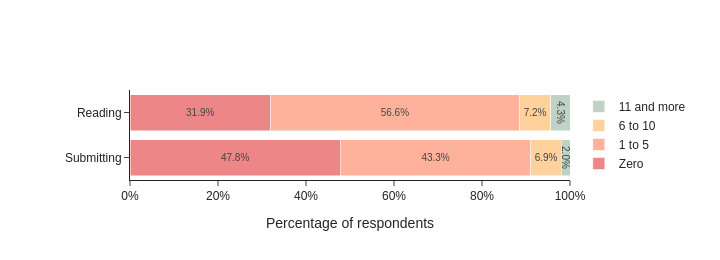

Notebook code for this chart:
### Code cell
# data
df = result_df_2.copy()
# 2. Orders
var_order = ["submitted_preprints", "read_preprints_monthly"]
value_levels = ["Zero", "1 to 5", "6 to 10", "11 and more"]

# (optional) nicer y labels
var_label_map = {
    "read_preprints_monthly": "Reading",
    "submitted_preprints": "Submitting"
}


# 3. Color palette
base_colors = [
    "#ed8687",
    "#feb29b",
    "#ffd19d",
    "#bed2c6",
    "#c9e0e5"
]
color_map = dict(zip(value_levels, base_colors[:len(value_levels)]))


# 4. Build horizontal stacked bars

fig = go.Figure()

for val in value_levels:
    t = df[df["value"] == val].copy()
    if t.empty:
        continue

    # enforce order for the two variables
    t["variable"] = pd.Categorical(t["variable"], categories=var_order, ordered=True)
    t = t.sort_values("variable")

    fig.add_bar(
        y=t["variable"].astype(str).map(var_label_map).fillna(t["variable"].astype(str)),
        x=t["percentage"] * 100,                                   
        name=val,
        marker_color=color_map[val],
        orientation="h",
        text=(t["percentage"] * 100).round(1).astype(str) + "%",
        textposition="inside",
        insidetextanchor="middle",
        textfont=dict(size=10),
        constraintext="none"
    )

# 5. Layout

fig.update_layout(
    barmode="stack",
    template="simple_white",
    height=260,
    width=720,
    font=dict(size=12, family="Arial"),
    margin=dict(l=130, r=150, t=90, b=80),

    xaxis=dict(
        title="Percentage of respondents",
        range=[0, 100],
        ticksuffix="%"
    ),

    yaxis=dict(
        title="",
        categoryorder="array",
        categoryarray=[var_label_map.get(v, v) for v in var_order]
    ),

    legend=dict(
        orientation="v",
        y=0.5,
        yanchor="middle",
        x=1.02,
        xanchor="left"
    )
)

fig.show()
#save as PDF
fig.write_image("read_submit_freq.pdf")

### Figure 1 — Plotly figure (JSON) as saved in the notebook; plotly's stock layout.template omitted (floating-point values rounded to 4 significant figures)
{"data": [{"constraintext": "none", "insidetextanchor": "middle", "marker": {"color": "#ed8687"}, "name": "Zero", "orientation": "h", "text": ["47.8%", "31.9%"], "textfont": {"size": 10}, "textposition": "inside", "type": "bar", "x": [47.81, 31.93], "y": ["Submitting", "Reading"]}, {"constraintext": "none", "insidetextanchor": "middle", "marker": {"color": "#feb29b"}, "name": "1 to 5", "orientation": "h", "text": ["43.3%", "56.6%"], "textfont": {"size": 10}, "textposition": "inside", "type": "bar", "x": [43.3, 56.55], "y": ["Submitting", "Reading"]}, {"constraintext": "none", "insidetextanchor": "middle", "marker": {"color": "#ffd19d"}, "name": "6 to 10", "orientation": "h", "text": ["6.9%", "7.2%"], "textfont": {"size": 10}, "textposition": "inside", "type": "bar", "x": [6.933, 7.191], "y": ["Submitting", "Reading"]}, {"constraintext": "none", "insidetextanchor": "middle", "marker": {"color": "#bed2c6"}, "name": "11 and more", "orientation": "h", "text": ["2.0%", "4.3%"], "textfont": {"size": 10}, "textposition": "inside", "type": "bar", "x": [1.962, 4.327], "y": ["Submitting", "Reading"]}], "layout": {"barmode": "stack", "font": {"family": "Arial", "size": 12}, "height": 260, "legend": {"orientation": "v", "x": 1.02, "xanchor": "left", "y": 0.5, "yanchor": "middle"}, "margin": {"b": 80, "l": 130, "r": 150, "t": 90}, "width": 720, "xaxis": {"range": [0, 100], "ticksuffix": "%", "title": {"text": "Percentage of respondents"}}, "yaxis": {"categoryarray": ["Submitting", "Reading"], "categoryorder": "array", "title": {"text": ""}}}}
